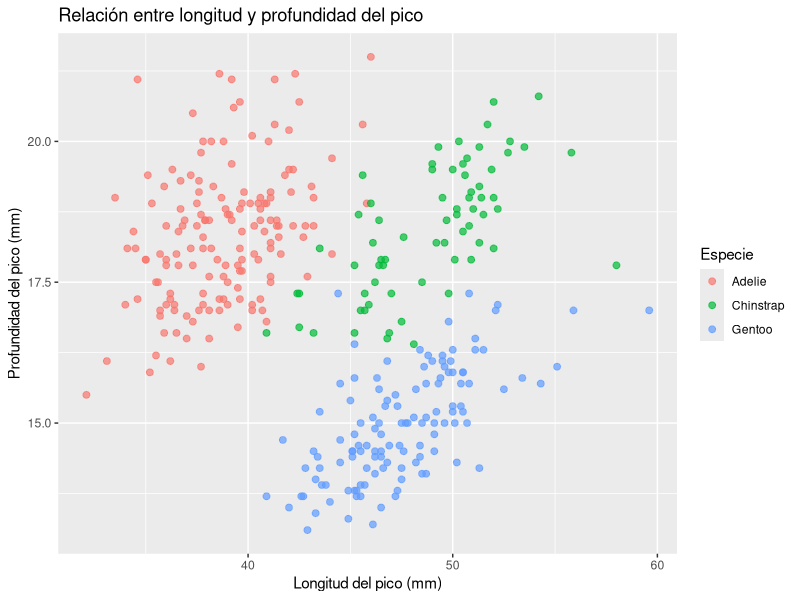
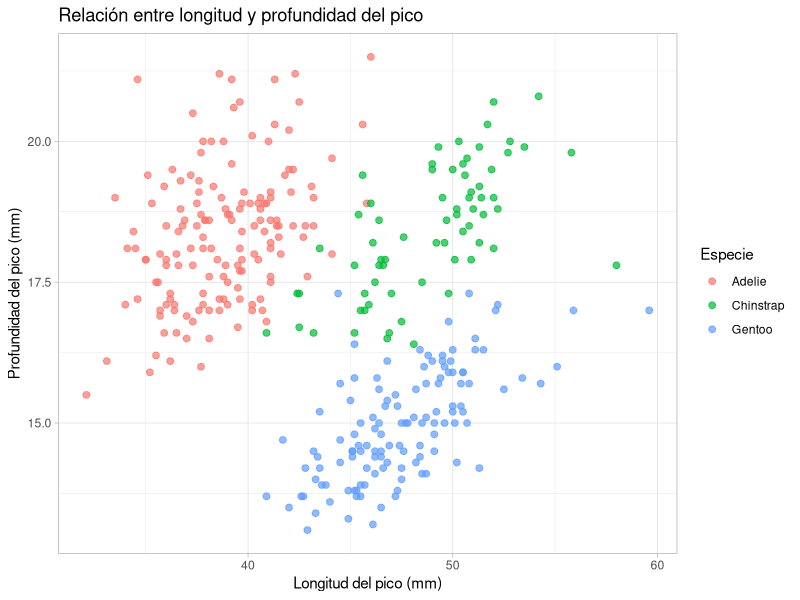
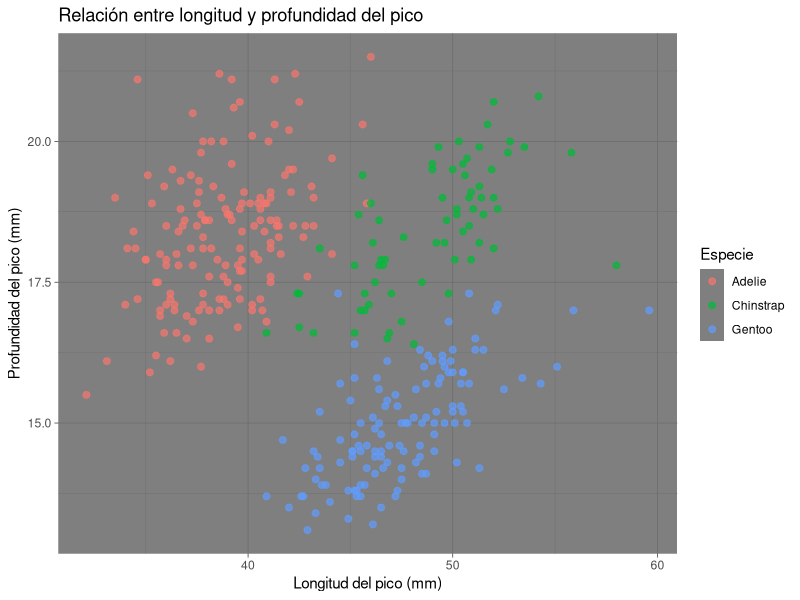
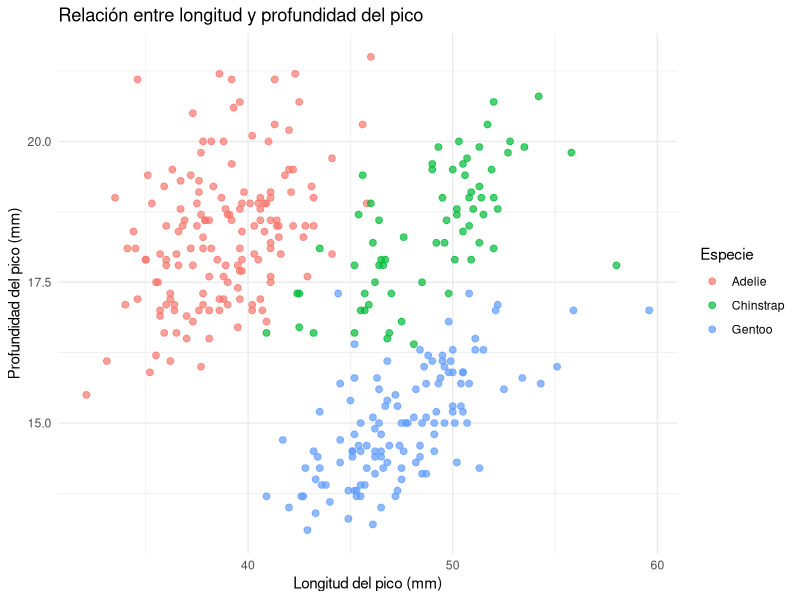
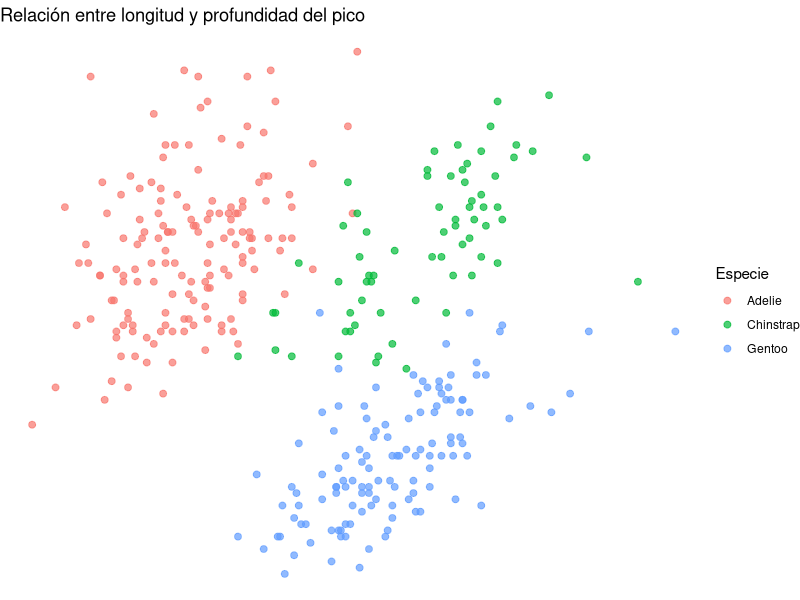
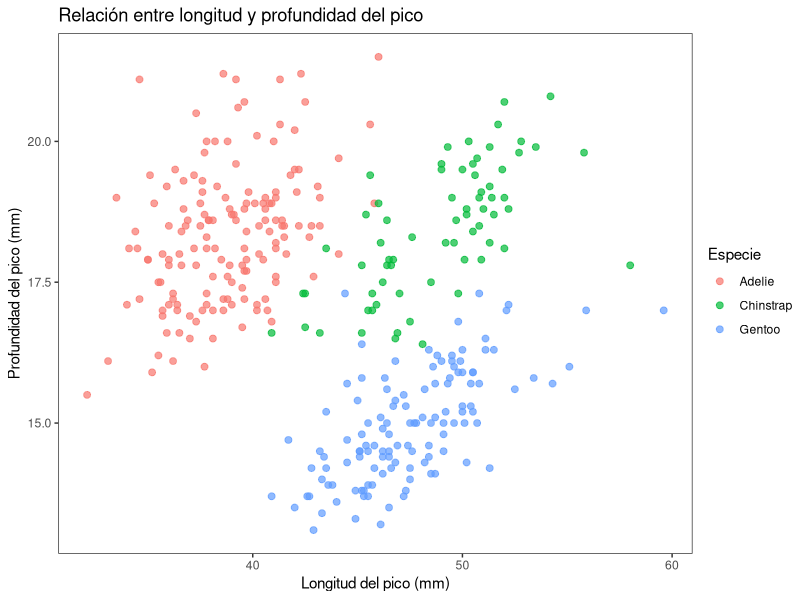
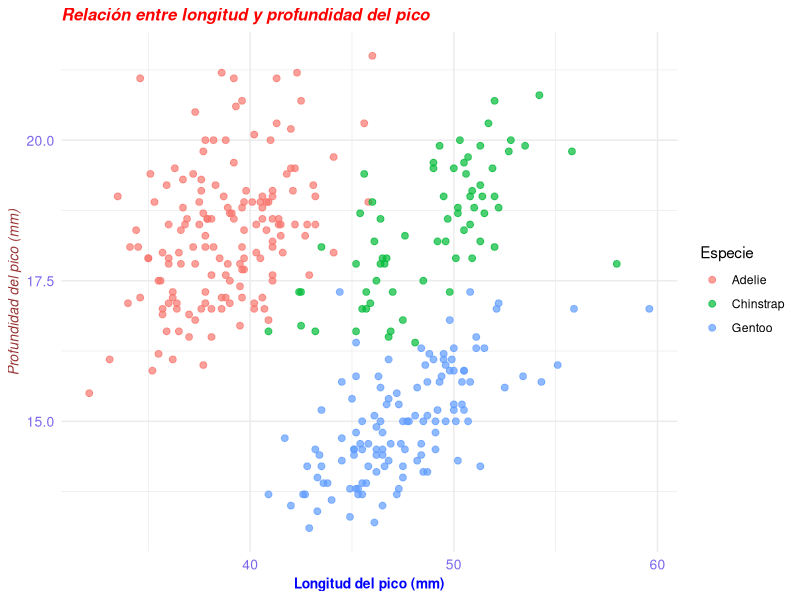
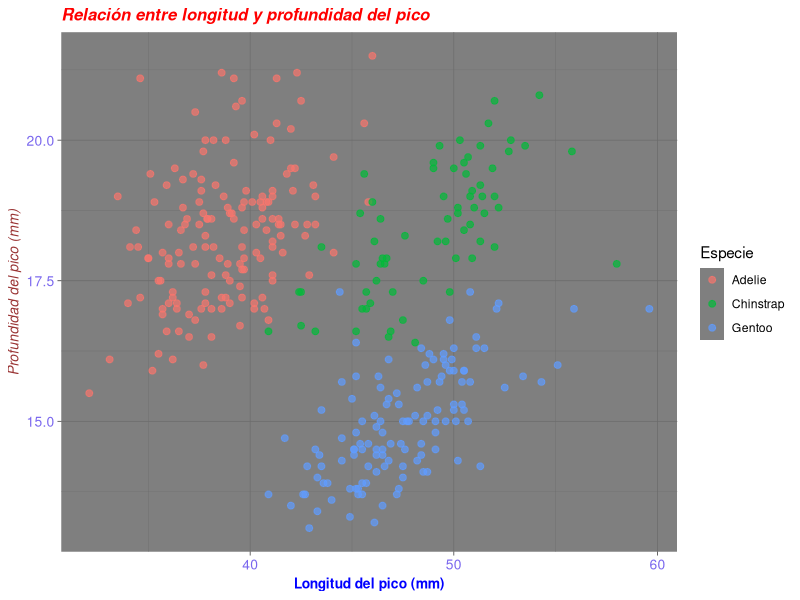

Reproduce these figures in R, in order.
## ---- chunk 1
library(ggplot2)

p <- ggplot(
  data = penguins,
  aes(
    x = bill_len,
    y = bill_dep,
    color = species
  )
) +
  geom_point(size = 2, alpha = 0.7) +
  labs(
    title = "Relación entre longitud y profundidad del pico",
    x = "Longitud del pico (mm)",
    y = "Profundidad del pico (mm)",
    color = "Especie"
  )
## ---- chunk 2
p + theme_gray()
p + theme_light()
p + theme_dark()
p + theme_minimal()
p + theme_void()
p + theme_test()
## ---- chunk 3
p +
  theme_minimal() +
  theme(
    plot.title = element_text(
      color = "red",
      size = 12,
      face = "bold.italic"
    ),
    axis.title.x = element_text(
      color = "blue",
      size = 10,
      face = "bold"
    ),
    axis.title.y = element_text(
      color = "#993333",
      size = 10,
      face = "italic"
    ),
    axis.text = element_text(
      color = "slateblue2",
      size = 10
    )
  )
## ---- chunk 4
p +
  theme_dark() +
  theme(
    plot.title = element_text(
      color = "red",
      size = 12,
      face = "bold.italic"
    ),
    axis.title.x = element_text(
      color = "blue",
      size = 10,
      face = "bold"
    ),
    axis.title.y = element_text(
      color = "#993333",
      size = 10,
      face = "italic"
    ),
    axis.text = element_text(
      color = "slateblue2",
      size = 10
    )
  )
## ---- chunk 5
tema_pingüinos <- theme_minimal() +
  theme(
    plot.title = element_text(face = "bold", size = 14),
    axis.title = element_text(size = 12),
    legend.position = "bottom",
    panel.grid.minor = element_blank()
  )
## ---- chunk 6
ggplot(
  penguins,
  aes(
    x = bill_len,
    y = bill_dep,
    color = species
  )
) +
  geom_point(alpha = 0.7) +
  labs(
    title = "Relación entre longitud y profundidad del pico",
    x = "Longitud del pico (mm)",
    y = "Profundidad del pico (mm)"
  ) +
  tema_pingüinos
